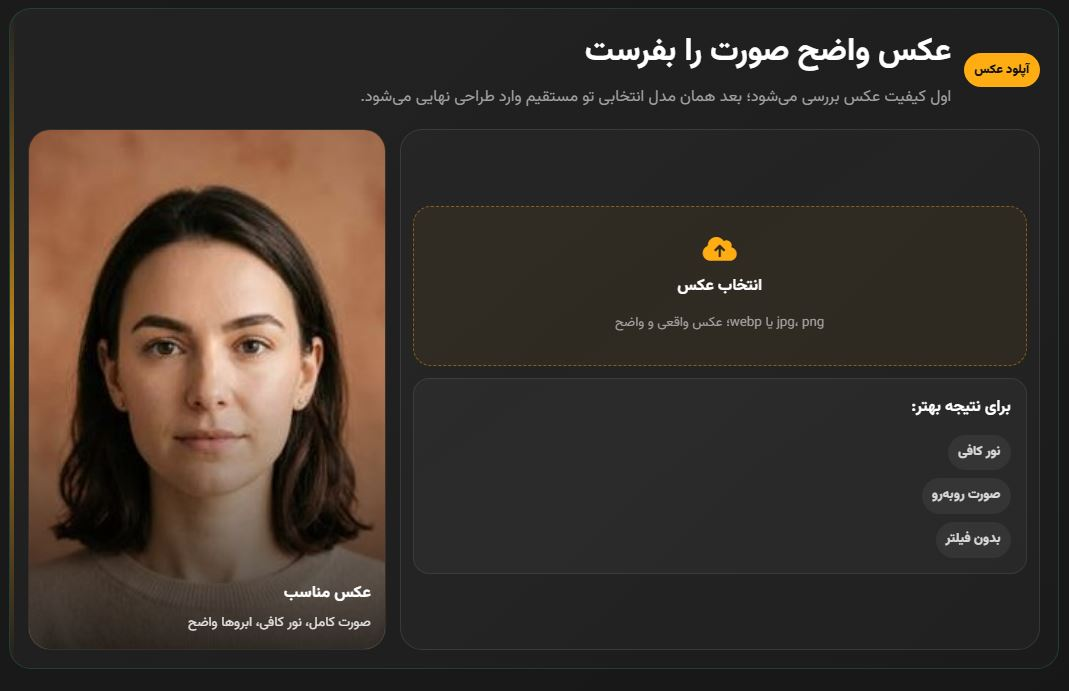
#> input picture 7.JPG, 1069 x 691 px
$ python -i final_design.py   (imports and definitions only)
#> lines starting #> are read from the running program, lines starting #| are printed output that depends on the picture; after the words box and inside, x2 and y2 are one past the last pixel; in counts of white or black regions, pixels touching at a corner belong together
# -*- coding: utf-8 -*-
"""Guided final design for آینه رنگ و لایت مو گیسو."""
from __future__ import annotations

import os
import uuid
from datetime import datetime
from typing import Any, Dict, Tuple

from giso.config import Config
from giso.buti_ai.hair_color.prompts import HAIR_COLOR_PROMPTS

CHANGE_LEVEL_PROMPT = {
    "very_natural": "very subtle",
    "medium": "medium",
    "clear": "clear and more visible",
}

SERVICE_KEY = "hair_color"
# [1 line that did not run here, left out]
# [1 line that did not run here, left out]

DEFAULT_STYLE = "chocolate_nescafe"
STYLES: Dict[str, Dict[str, Any]] = {
    "chocolate_nescafe": {
        "label": "قهوه‌ای شکلاتی / نسکافه‌ای",
        "icon": "🍫",
        "summary": "تناژ گرم، طبیعی و کم‌ریسک برای تغییر رنگ مو.",
        "why": "برای شروع امن و قابل اجرا در سالن‌های رنگ مو مناسب است.",
        "color": (96, 58, 38),
        "mode": "full_tone",
        "do": ["تناژ طبیعی حفظ شود", "بافت مو دیده شود", "صورت تغییر نکند"],
        "avoid": ["رنگ تخت و مصنوعی", "تغییر پوست", "دکلره شدید"],
    },
    "caramel_balayage": {
        "label": "بالیاژ کاراملی",
        "icon": "✨",
        "summary": "لایت‌های گرم کاراملی روی ساقه و نوک مو.",
        "why": "برای بازار رنگ و لایت، خروجی جذاب و قابل فروش دارد.",
        "color": (190, 126, 64),
        "mode": "balayage",
        "do": ["ریشه طبیعی بماند", "گذار رنگ نرم باشد", "نوک مو روشن‌تر شود"],
        "avoid": ["بلوند کامل", "خط‌های تیز", "تغییر چهره"],
    },
    "natural_highlight": {
        "label": "هایلایت طبیعی",
        "icon": "🌤️",
        "summary": "رگه‌های روشن ظریف بدون تغییر سنگین کل مو.",
        "why": "برای کاربر مردد، تغییر قابل مشاهده اما امن ایجاد می‌کند.",
        "color": (176, 135, 82),
        "mode": "strands",
        "do": ["رگه‌ها باریک باشند", "رنگ پایه حفظ شود", "جهت تار مو رعایت شود"],
        "avoid": ["راه‌راه مصنوعی", "پوشاندن صورت", "تغییر مدل مو"],
    },
    "face_frame": {
        "label": "فیس‌فریم / مانی‌پیس",
        "icon": "🖼️",
        "summary": "روشن‌تر شدن دسته‌های جلوی صورت بدون تغییر کل مو.",
        "why": "برای قبل/بعد واضح و فروش‌پذیر، ولی کنترل‌شده مناسب است.",
        "color": (214, 164, 86),
        "mode": "face_frame",
        "do": ["فقط دسته‌های جلویی روشن شوند", "چهره پوشانده نشود", "رنگ با پایه مو blend شود"],
        "avoid": ["روشن کردن کل مو", "تغییر صورت", "رگه‌های ضخیم"],
    },
    "ash_olive": {
        "label": "دودی زیتونی ملایم",
        "icon": "🫒",
        "summary": "تناژ سرد و شیک بدون سبزی یا خاکستری غیرواقعی.",
        "why": "برای کاربرانی که تغییر شیک اما ملایم می‌خواهند مناسب است.",
        "color": (92, 94, 76),
        "mode": "full_tone",
        "do": ["تناژ سرد ملایم باشد", "عمق و سایه مو حفظ شود", "چهره دست‌نخورده بماند"],
        "avoid": ["سبز شدن شدید", "خاکستری مصنوعی", "تغییر نور عکس"],
    },
}


# [92 lines left out: functions _image_size, _call_vision_json, check_photo_quality, analyze_hair_color_photo, local_quality_report, _fallback_hair_detection, not called in this run]


def _detect_face_anchor(image):
    """Return a conservative face box in original-image coordinates, or None.

    Hair-color pixels are not enough to distinguish dark clothes from hair. An
    optional OpenCV Haar face anchor narrows the edit search to hair near a
    detected head; failure to find one is handled as an unverified mask, not a
    reason to label an arbitrary dark region as hair.
    """
    try:
        import cv2
        import numpy as np

        rgb = np.asarray(image.convert("RGB"))
        h, w = rgb.shape[:2]
        scale = min(1.0, 640.0 / float(max(w, h)))
        small = rgb if scale >= 1.0 else cv2.resize(
            rgb, (max(1, int(w * scale)), max(1, int(h * scale))), interpolation=cv2.INTER_AREA
        )
        sh, sw = small.shape[:2]
        gray = cv2.cvtColor(small, cv2.COLOR_RGB2GRAY)
        candidates = []
        cascade_names = (
            "haarcascade_frontalface_alt2.xml",
            "haarcascade_frontalface_default.xml",
        )
        for cascade_name in cascade_names:
            cascade = cv2.CascadeClassifier(os.path.join(cv2.data.haarcascades, cascade_name))
            if cascade.empty():
                continue
            boxes = cascade.detectMultiScale(
                gray,
                scaleFactor=1.1,
                minNeighbors=4,
                minSize=(max(24, int(sw * 0.07)), max(24, int(sh * 0.07))),
            )
            for raw_x, raw_y, raw_w, raw_h in boxes:
                x, y, fw, fh = map(int, (raw_x, raw_y, raw_w, raw_h))
                aspect = fw / float(max(1, fh))
                if not (0 <= x < sw and 0 <= y < sh):
                    continue
                if not (0.5 <= aspect <= 1.65):
                    continue
                # Lower-frame clothing/hand false positives are not a head anchor.
                if y > sh * 0.48 or x + fw > sw or y + fh > sh * 0.92:
                    continue
                sx = w / float(max(1, sw))
                sy = h / float(max(1, sh))
                box = (int(x * sx), int(y * sy), max(1, int(fw * sx)), max(1, int(fh * sy)))
                cx = (box[0] + box[2] / 2.0) / float(max(1, w))
                y_norm = box[1] / float(max(1, h))
                center_score = max(0.55, 1.0 - abs(cx - 0.5) * 0.8)
                upper_score = max(0.60, 1.0 - max(0.0, y_norm - 0.30) * 0.8)
                candidates.append((box[2] * box[3] * center_score * upper_score, box))
        return max(candidates, key=lambda item: item[0])[1] if candidates else None
    except Exception:
        return None


def _try_detect_hair_by_color(image_path: str) -> Dict[str, Any]:
    """Conservative hair-color ROI for portraits.

    Dark/brown color candidates are constrained around a detected face when one
    is available. Blonde, cropped, or ambiguous photos use the explicitly
    non-AI guided fallback rather than claiming an unverified hair mask.
    """
    from PIL import Image, ImageFilter
    image = Image.open(image_path).convert("RGB")
    w, h = image.size
    px = image.load()
    mask = Image.new("L", (w, h), 0)
    face_anchor = _detect_face_anchor(image)
    if not face_anchor:
        # Without a frontal face anchor, dark hair cannot be safely separated
        # from salon clothing, hands, or another person's hair.
        raise ValueError("hair_face_anchor_not_detected")
    fx, fy, fw, fh = face_anchor
    roi = (
        max(0, int(fx - fw * 1.35)),
        max(0, int(fy - fh * 1.15)),
        min(w, int(fx + fw * 2.35)),
        min(h, int(fy + fh * 2.25)),
    )
    face = (
        max(0, int(fx - fw * 0.12)),
        max(0, int(fy - fh * 0.08)),
        min(w, int(fx + fw * 1.12)),
        min(h, int(fy + fh * 1.12)),
    )
    protect_face_ellipse = True
    face_cx = (face[0] + face[2]) / 2.0
    face_cy = (face[1] + face[3]) / 2.0
    face_rx = max(1.0, (face[2] - face[0]) / 2.0)
    face_ry = max(1.0, (face[3] - face[1]) / 2.0)
    for y in range(roi[1], roi[3]):
        for x in range(roi[0], roi[2]):
            if protect_face_ellipse and ((x - face_cx) / face_rx) ** 2 + ((y - face_cy) / face_ry) ** 2 <= 1.0:
                continue
            r, g, b = px[x, y]
            brightness = (r + g + b) / 3.0
            sat = max(r, g, b) - min(r, g, b)
            brown_dark = brightness < 118 and sat >= 8
            warm_hair = r > g > b and brightness < 155 and sat >= 22
            if brown_dark or warm_hair:
                mask.putpixel((x, y), 255)
    mask = mask.filter(ImageFilter.MedianFilter(size=5)).filter(ImageFilter.MaxFilter(size=7)).filter(ImageFilter.MinFilter(size=5))
    # Keep cohesive hair components close to the subject, not blurred side/background
    # patches. This prevents face-frame from painting vertical bars on the scene.
    raw_px = mask.load()
    visited = [[False] * w for _ in range(h)]
    components = []
    for yy in range(roi[1], roi[3]):
        for xx in range(roi[0], roi[2]):
            if visited[yy][xx] or raw_px[xx, yy] <= 0:
                continue
            stack = [(xx, yy)]
            visited[yy][xx] = True
            xs_comp, ys_comp = [], []
            while stack:
                cx, cy = stack.pop()
                xs_comp.append(cx); ys_comp.append(cy)
                for nx, ny in ((cx - 1, cy), (cx + 1, cy), (cx, cy - 1), (cx, cy + 1)):
                    if nx < roi[0] or nx >= roi[2] or ny < roi[1] or ny >= roi[3] or visited[ny][nx]:
                        continue
                    visited[ny][nx] = True
                    if raw_px[nx, ny] > 0:
                        stack.append((nx, ny))
            area = len(xs_comp)
            if area < max(20, int(w * h * 0.00035)):
                continue
            x0c, x1c, y0c, y1c = min(xs_comp), max(xs_comp), min(ys_comp), max(ys_comp)
            cx_norm = ((x0c + x1c) / 2.0) / float(max(1, w))
            edge_penalty = 0.45 if (x0c <= roi[0] + 2 or x1c >= roi[2] - 2) else 1.0
            center_score = max(0.15, 1.0 - abs(cx_norm - 0.5) * 1.45)
            score = area * center_score * edge_penalty
            components.append({"area": area, "score": score, "bbox": (x0c, y0c, x1c, y1c), "points": list(zip(xs_comp, ys_comp))})
    if components:
        components.sort(key=lambda item: item["score"], reverse=True)
        best_score = float(components[0]["score"] or 1)
        kept = [c for c in components if c["score"] >= best_score * 0.34][:3]
        component_mask = Image.new("L", (w, h), 0)
        for comp in kept:
            for xx, yy in comp["points"]:
                component_mask.putpixel((xx, yy), 255)
        mask = component_mask.filter(ImageFilter.MaxFilter(size=5)).filter(ImageFilter.MinFilter(size=3))
    pixels_xy = [(x, y) for y in range(roi[1], roi[3]) for x in range(roi[0], roi[2]) if mask.getpixel((x, y)) > 0]
    if not pixels_xy:
        raise ValueError("hair_pixels_empty")
    xs = [p[0] for p in pixels_xy]
    ys = [p[1] for p in pixels_xy]
    x0, x1 = max(0, min(xs) - int(w * 0.02)), min(w - 1, max(xs) + int(w * 0.02))
    y0, y1 = max(0, min(ys) - int(h * 0.02)), min(h - 1, max(ys) + int(h * 0.02))
    coverage = len(pixels_xy) / float(max(1, w * h))
    if not (0.025 <= coverage <= 0.42 and (x1 - x0) >= w * 0.20 and (y1 - y0) >= h * 0.16 and y0 <= h * 0.22):
        raise ValueError("hair_geometry_not_plausible")
    mask = mask.filter(ImageFilter.GaussianBlur(radius=max(1, int(min(w, h) * 0.003))))
    return {
        "ok": True,
        "method": "color_hair_segmentation_v1",
        "confidence": 0.68,
        # Colour-only hair mask spills onto neck/clothes on real photos; not trusted.
        "detection_reliable": False,
        "untrusted_reason": "color_hair_segmentation_v1: spills onto neck/clothes on real photos",
        "is_fallback": False,
        "image_width": w,
        "image_height": h,
        "regions": [{"side": "hair", "x": x0, "y": y0, "width": x1 - x0 + 1, "height": y1 - y0 + 1, "source": "color_hair_segmentation_v1", "confidence": 0.68}],
        "face_anchor_detected": bool(face_anchor),
        "face_protection_applied": bool(protect_face_ellipse),
        "_mask_image": mask,
    }


# Segmentation mask is NOT trusted in the production path yet. On real photos the
# gate still passes masks that spill onto the background (lip-gloss portrait with a
# bright door) and masks that cover only the top of long hair (black-top portrait).
# Keep False until a labelled hair-mask check passes; the colour detector then
# remains the fail-closed path.
SEGMENTATION_TRUSTED = False


# [205 lines left out: functions _try_detect_hair_by_segmentation, detect_regions, ensure_mask, refine_detection_for_style, _source_path, _mask_for_size and 1 more, not called in this run]


# Offset strength per style mode for the guided colour preview (0..1).
RECOLOR_STRENGTH: Dict[str, float] = {"full_tone": 0.85, "strands": 0.6, "balayage": 0.6, "face_frame": 0.6}


def _detection_is_trusted(detection: Any) -> bool:
    return isinstance(detection, dict) and detection.get("detection_reliable") is True and not detection.get("is_fallback")


# [103 lines left out: functions _untrusted_guided_result, generate_guided_design, not called in this run]

>>> result = _try_detect_hair_by_color('../../../7.JPG')
#> in _try_detect_hair_by_color, image is the input picture: PIL image 1069x691 RGB; mean R, G, B 59.3, 50.7, 43.8
#> in _try_detect_hair_by_color, `mask = Image.new("L", (w, h), 0)`: mask: PIL image 1069x691 L; every value is 0
#> in _detect_face_anchor, `gray = cv2.cvtColor(small, cv2.COLOR_RGB2GRAY)`:
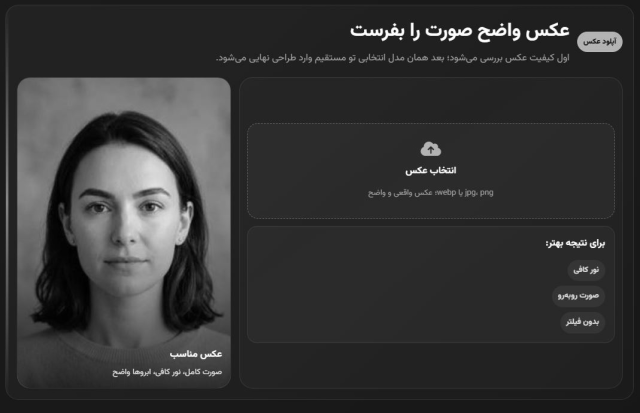
#> gray: shape (413, 640); min 0, max 255, mean 52.5
#> the loop in _detect_face_anchor, `for cascade_name in cascade_names:` made 2 passes
#> boxes on passes 1 to 2: [[55, 152, 140, 140]], [[55, 150, 141, 141]]
#> after the loop in _detect_face_anchor, `for cascade_name in cascade_names:`: candidates = [(38953.2, (91, 254, 233, 234)), (39687.9, (91, 250, 235, 235))]
#> in _try_detect_hair_by_color, `face_anchor = _detect_face_anchor(image)`: face_anchor = (91, 250, 235, 235)
#> in _try_detect_hair_by_color, `fx, fy, fw, fh = face_anchor`: fx = 91; fy = 250; fw = 235
#> in _try_detect_hair_by_color, `roi = ( max(0, int(fx - fw * 1.35)), max(0, int(fy - fh * 1.15)), min(..`: roi = (0, 0, 643, 691)
#> in _try_detect_hair_by_color, `face = ( max(0, int(fx - fw * 0.12)), max(0, int(fy - fh * 0.08)), min..`: face = (62, 231, 354, 513)
#> in _try_detect_hair_by_color, `face_cx = (face[0] + face[2]) / 2.0`: face_cx = 208
#> in _try_detect_hair_by_color, `face_cy = (face[1] + face[3]) / 2.0`: face_cy = 372
#> in _try_detect_hair_by_color, `face_rx = max(1.0, (face[2] - face[0]) / 2.0)`: face_rx = 146
#> in _try_detect_hair_by_color, `face_ry = max(1.0, (face[3] - face[1]) / 2.0)`: face_ry = 141
#> after the loop in _try_detect_hair_by_color, `for y in range(roi[1], roi[3]):`:
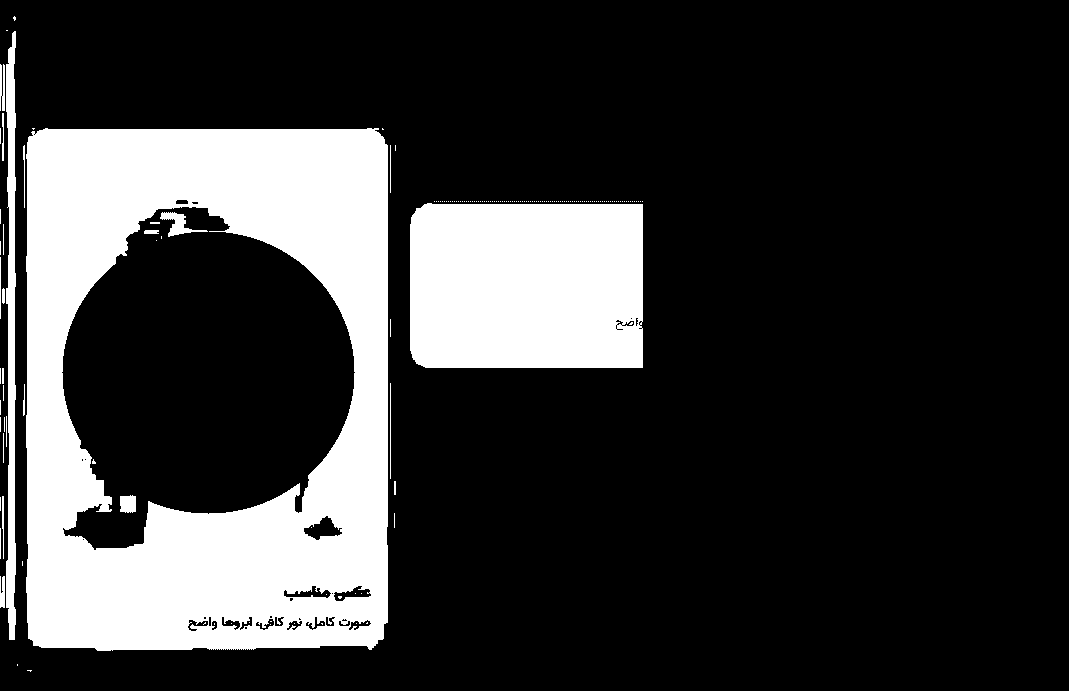
#> mask: PIL image 1069x691 L; 21.5% white; 166 white regions (143 under 20 px), largest, box (x1, y1, x2, y2) and area: (26, 128, 388, 651) 114561, (410, 203, 643, 368) 37942, (6, 31, 16, 640) 4443
#> in _try_detect_hair_by_color, `mask = mask.filter(ImageFilter.MedianFilter(size=5)).filter(ImageFilte..`:
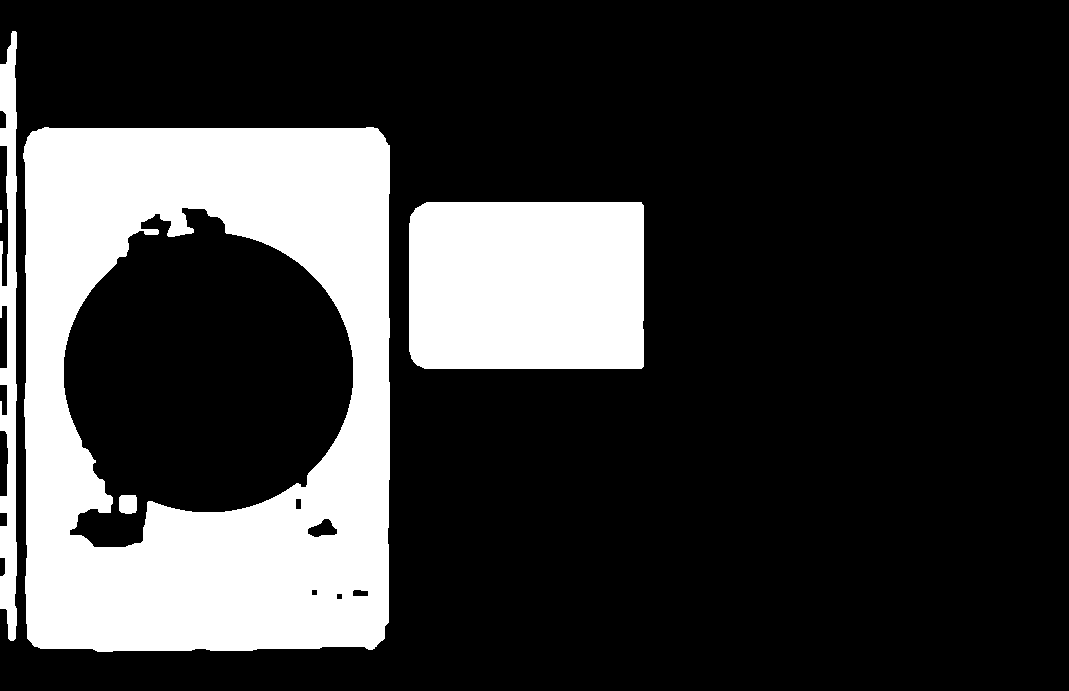
#> mask: PIL image 1069x691 L; 22.6% white; 5 white regions, box (x1, y1, x2, y2) and area: (23, 127, 390, 652) 120312, (409, 202, 644, 369) 39027, (0, 31, 17, 641) 7092, (119, 495, 137, 514) 321, (0, 210, 2, 223) 26
#> after the loop in _try_detect_hair_by_color, `for yy in range(roi[1], roi[3]):`: components = 4 items; visited = 691 items
#> in _try_detect_hair_by_color, `best_score = float(components[0]["score"] or 1)`: best_score = 66703.4
#> in _try_detect_hair_by_color, `kept = [c for c in components if c["score"] >= best_score * 0.34][:3]`: kept = 1 item
#> the loop in _try_detect_hair_by_color, `for comp in kept:` made 1 pass
#> after the loop in _try_detect_hair_by_color, `for comp in kept:`:
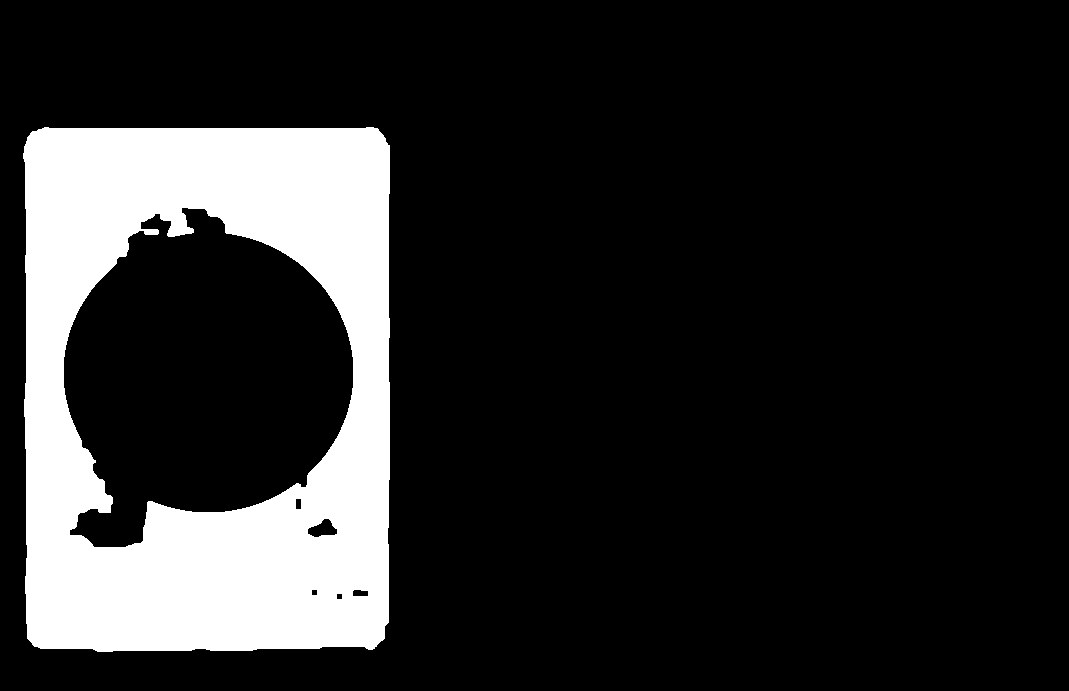
#> component_mask: PIL image 1069x691 L; 16.3% white; 1 white region, box (x1, y1, x2, y2) and area: (23, 127, 390, 652) 120312
#> in _try_detect_hair_by_color, `mask = component_mask.filter(ImageFilter.MaxFilter(size=5)).filter(Ima..`:
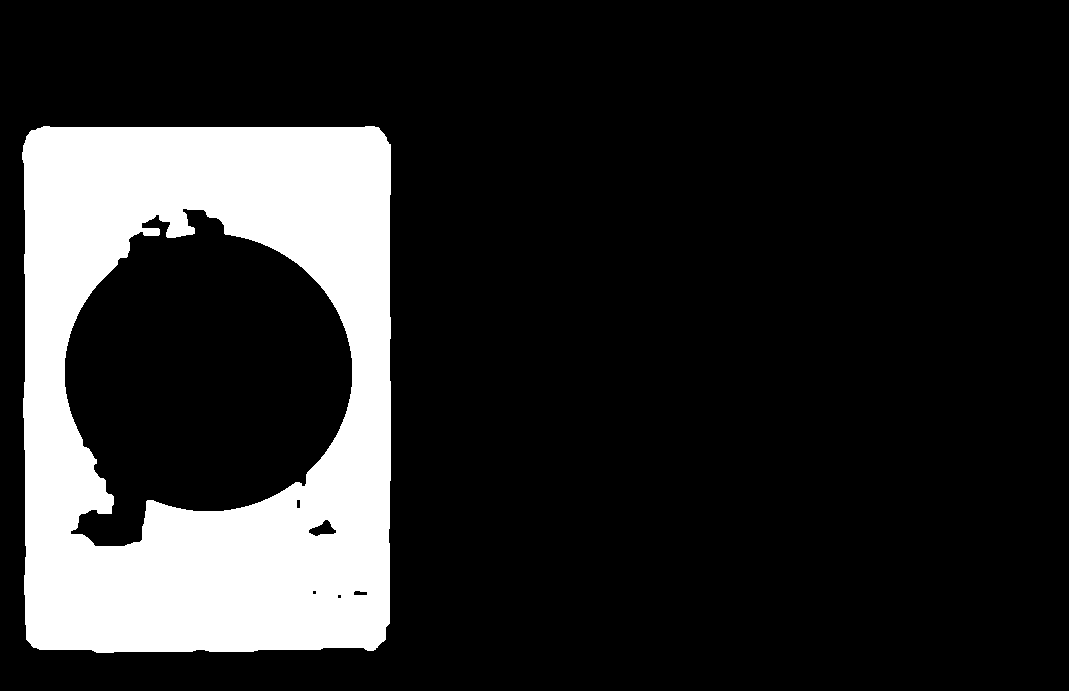
#> mask: PIL image 1069x691 L; 16.8% white; 1 white region, box (x1, y1, x2, y2) and area: (22, 126, 391, 653) 123820
#> in _try_detect_hair_by_color, `pixels_xy = [(x, y) for y in range(roi[1], roi[3]) for x in range(roi[..`: pixels_xy = 123820 items
#> in _try_detect_hair_by_color, `x0, x1 = max(0, min(xs) - int(w * 0.02)), min(w - 1, max(xs) + int(w *..`: x0 = 1; x1 = 411
#> in _try_detect_hair_by_color, `y0, y1 = max(0, min(ys) - int(h * 0.02)), min(h - 1, max(ys) + int(h *..`: y0 = 113; y1 = 665
#> in _try_detect_hair_by_color, `coverage = len(pixels_xy) / float(max(1, w * h))`: coverage = 0.168
#> result = 12 items
